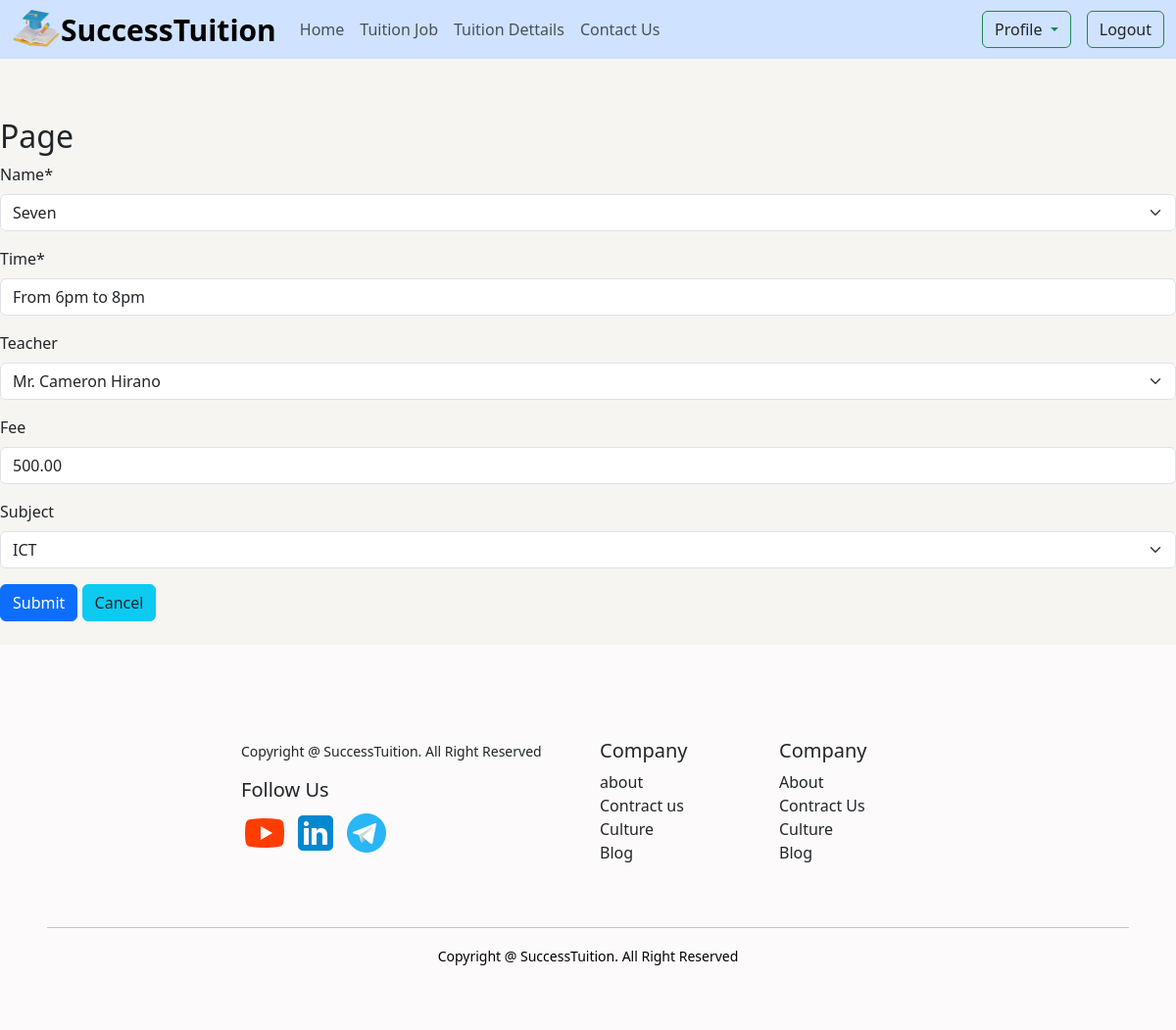
The page /tuition/edit_tuition/4/ (signed in) on the database its author committed.
### tuition/models.py (models this page shows, shortened)
class Tuition(models.Model):
    name=models.ForeignKey('student.StudentClass',on_delete=models.CASCADE)
    time=models.CharField(max_length=60)
    teacher=models.ForeignKey(Teacher,on_delete= models.CASCADE,null=True, blank=True)
    fee=models.DecimalField(decimal_places=2,max_digits=7,null=True, blank=True)
    subject=models.ForeignKey(TuitionSubject,on_delete=models.CASCADE,null=True, blank=True)

### tuition/views.py (the view)
# urls.py: path('edit_tuition/<int:id>/', views.EditTuitionView.as_view(),name='edit_tuition'),
class EditTuitionView(LoginRequiredMixin,UpdateView):
    model=Tuition
    form_class=EditTuitionForm
    template_name='superuser_form.html'
    pk_url_kwarg='id'
    success_url=reverse_lazy('home')

### tuition/forms.py
class EditTuitionForm(forms.ModelForm):
    class Meta:
        model=Tuition
        fields='__all__'

### student/models.py (called while the page is built)
    def __str__(self):
        return self.class_name

### teacher/models.py (called while the page is built)
    def __str__(self):
        return f"{self.user.first_name} {self.user.last_name}"

### tuition/models.py (called while the page is built)
    def __str__(self):
        return str(self.name)

### tuition/templates/superuser_form.html (shortened to what this page needs)
{% extends 'base.html' %}
{% load crispy_forms_tags %}
{% block content %}
<h2>{{type}} Page</h2>
<div>
    <form method="post" enctype="multipart/form-data">
        {{ form| crispy}}
        <button class="btn btn-primary" type="submit">Submit</button>
        <button class="btn btn-info"><a class="text-decoration-none text-dark" href="{% url 'profile' %}">Cancel</a></button>
    </form>
</div>
{% endblock %}

### rows shown on the page
Tuition: name "Seven", time "From 6pm to 8pm", teacher "Mr. Cameron Hirano", fee "500.00", subject "ICT"
